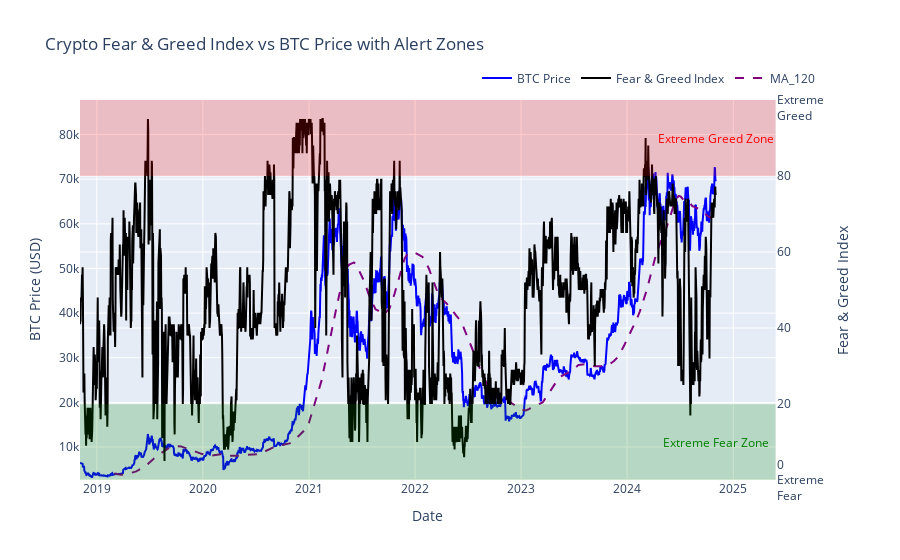

Notebook code for this chart:
### Code cell
plot_data_with_fear_greed_alerts(merged_bitcoin_fg_df,'BTC')

### Figure 1 — Plotly figure (JSON) as saved in the notebook; plotly's stock layout.template omitted (floating-point values rounded to 4 significant figures; data arrays with more than 128 entries replaced by an {"elided": "..."} marker saying what was removed)
{"data": [{"hovertemplate": "<b>Date:</b> %{x|%Y-%m-%d}<br><b>Price:</b> $%{y:.2f}<br><b>Sentiment:</b> %{text}<br>", "line": {"color": "blue"}, "name": "BTC Price", "text": {"elided": "2189 int values"}, "type": "scatter", "x": {"elided": "2189 str values"}, "xaxis": "x", "y": {"elided": "2189 float values"}, "yaxis": "y"}, {"hovertemplate": "<b>Date:</b> %{x|%Y-%m-%d}<br><b>Fear & Greed Index:</b> %{y}<br>", "line": {"color": "black", "width": 2}, "name": "Fear & Greed Index", "type": "scatter", "x": {"elided": "2189 str values"}, "xaxis": "x", "y": {"elided": "2189 int values"}, "yaxis": "y2"}, {"line": {"color": "purple", "dash": "dash", "width": 2}, "name": "MA_120", "type": "scatter", "x": {"elided": "2189 str values"}, "y": {"elided": "2189 float values"}}], "layout": {"annotations": [{"font": {"color": "green"}, "showarrow": false, "text": "Extreme Fear Zone", "x": "2024-11-01", "y": 10, "yref": "y2"}, {"font": {"color": "red"}, "showarrow": false, "text": "Extreme Greed Zone", "x": "2024-11-01", "y": 90, "yref": "y2"}], "hovermode": "x unified", "legend": {"orientation": "h", "x": 1, "xanchor": "right", "y": 1.02, "yanchor": "bottom"}, "shapes": [{"fillcolor": "green", "line": {"width": 0}, "opacity": 0.2, "type": "rect", "x0": 0, "x1": 1, "xref": "x domain", "y0": 0, "y1": 20, "yref": "y2"}, {"fillcolor": "red", "line": {"width": 0}, "opacity": 0.2, "type": "rect", "x0": 0, "x1": 1, "xref": "x domain", "y0": 80, "y1": 100, "yref": "y2"}], "title": {"text": "Crypto Fear & Greed Index vs BTC Price with Alert Zones"}, "xaxis": {"anchor": "y", "domain": [0, 0.94], "title": {"text": "Date"}}, "yaxis": {"anchor": "x", "domain": [0, 1], "range": [2609.0, 87740.0], "title": {"text": "BTC Price (USD)"}}, "yaxis2": {"anchor": "x", "overlaying": "y", "range": [0, 100], "side": "right", "ticktext": ["0<br>Extreme<br>Fear", "20", "40", "60", "80", "100<br>Extreme<br>Greed"], "tickvals": [0, 20, 40, 60, 80, 100], "title": {"text": "Fear & Greed Index"}}}}
